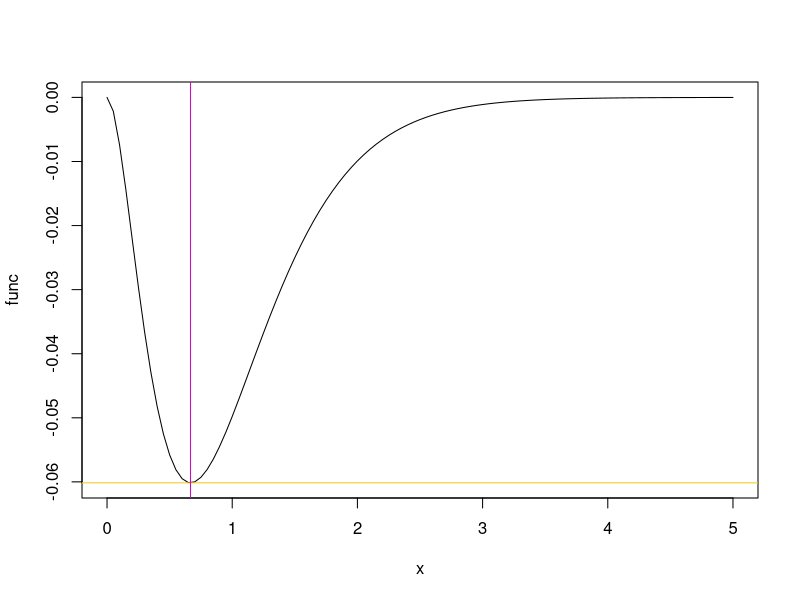

Recreate this plot in R.
func <- function(x) {
     return(-x^2*exp(-3*x))
}
opt <- optimize(func,c(0.,5.))
cat(opt$minimum,opt$objective)
plot(func,0,5)
abline(h=opt$objective,col=15)
abline(v=opt$minimum,col=6)